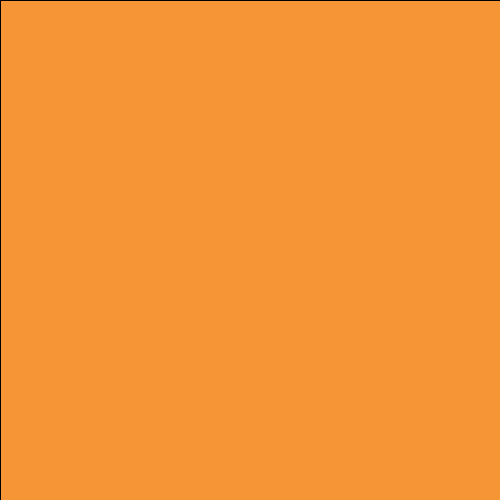
Frame 1 (no input)
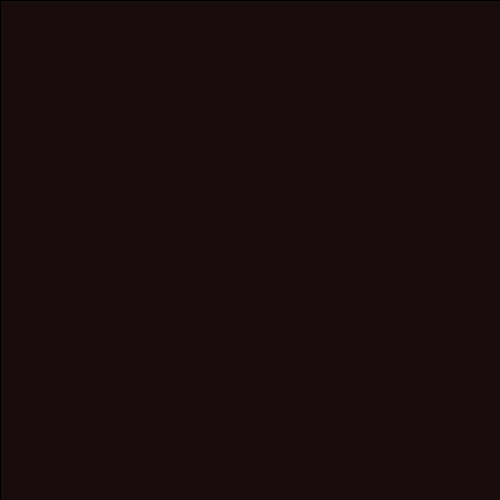
Frame 60 (the mouse pressed at the canvas centre just before this capture)
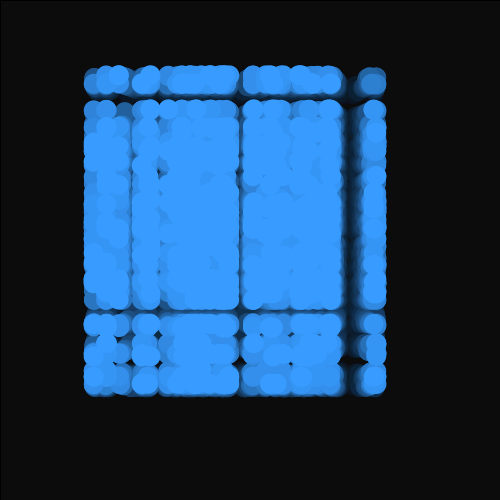
Frame 120 (the mouse held since frame 60 and released just before this capture)

The Processing sketch that drew these frames (run headless with seeded random() and noise(); from frame 60 on, the mouse is pressed at the canvas centre):

// Processing sketch: screensaver
// ── screensaver.pde
int totalworms =0;
void setup(){
size(500, 500);
      background(255,155,55);

}
void draw(){

  
  makeMagical();
  fill(55,155,255);
  //float d = random(500); 
 // float g = random(500); 

  for(int i = 0; i < 500; i++ ){
      for(int j = 0; j < totalworms; j++ ){
        float b = getWormX((int)random(50));
 float n =getWormY((int)random(50));
  ellipse(b,n,20,20);   
      } 
  if(mousePressed){
    totalworms =+ 1;
  }  
  }

}
float frequency = .001;
float noiseInterval = PI; 

void makeMagical() {
  fill( 0, 0, 0, 10 );rect(0, 0, width, height);noStroke();
}

float getWormX(int i) {
  return map(noise(i*noiseInterval + frameCount * frequency), 0, 1, 0, width);
}

float getWormY(int i) {
  return map(noise(i*noiseInterval+1 + frameCount * frequency), 0, 1, 0, height);
}
